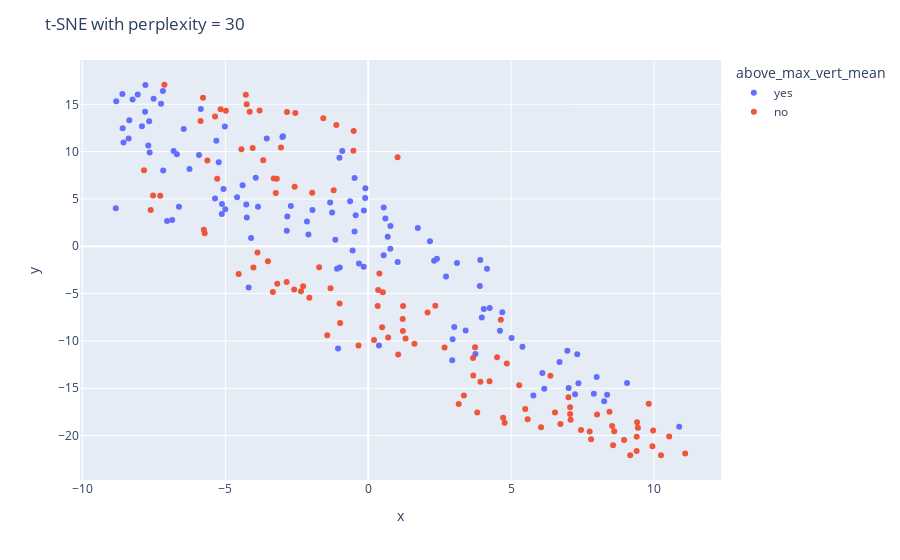

Source (notebook cell):
### Markdown cell above
Screenshot of plottly graph, as it would not render in quarto
![](images/tsne1.png)

### Code cell
#| code-fold: true
from sklearn.manifold import TSNE
import seaborn as sns
import plotly.express as px
import textwrap
mywrap = lambda x: textwrap.wrap(x, width=60)

X = feature_matrix
X_embedded = TSNE(n_components=2, learning_rate='auto',init='random', perplexity=30).fit_transform(X)
tsne_df = pd.DataFrame(X_embedded, columns=['x','y'])
tsne_df['Name'] = combine_df['Name'] 
tsne_df['MAX.VERTICAL'] = combine_df['MAX.VERTICAL']
tsne_df['above_max_vert_mean'] = combine_df['above_max_vert_mean']
tsne_df['above_max_vert_mean'] = tsne_df['above_max_vert_mean'].map({1: 'yes', 0: 'no'})
tsne_df['Name'] = tsne_df['Name'].apply(lambda x: x if type(x) == str else '')
tsne_df['Name'] = tsne_df['Name'].apply(lambda x: '<br>'.join(mywrap(x)))
print(tsne_df)
fig = px.scatter(tsne_df, x='x', y='y', hover_data=['Name', 'MAX.VERTICAL'], color = 'above_max_vert_mean')
fig.update_layout(title_text='t-SNE with perplexity = 30')
fig.show()
